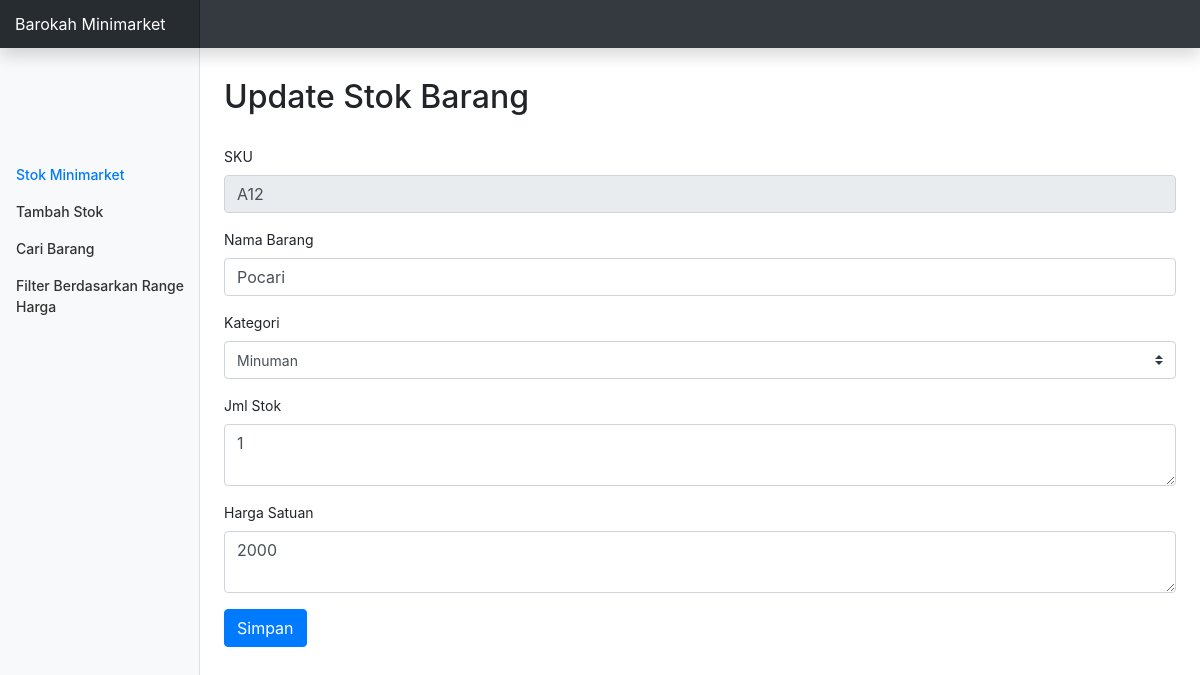
/update.php?SKU=A12, run on the app's committed database.
### tables this page shows
CREATE TABLE `minimarket` (
  `SKU` varchar(50) NOT NULL,
  `nama_barang` varchar(50) NOT NULL,
  `kategori` varchar(50) NOT NULL,
  `jumlah_stok` int(11) NOT NULL,
  `harga_satuan` varchar(20) NOT NULL
);

### conn.php (called while the page is built, shortened)
<?php
function connection() {
   $dbServer = 'localhost';
   $dbUser = 'root';
   $dbPass = '';
   $dbName = "minimarket";
   $conn = mysqli_connect($dbServer, $dbUser, $dbPass);
   mysqli_select_db($conn,$dbName);
   return $conn;
}

### update.php (the view, shortened to what this page needs)
<?php
  include ('conn.php');
  $result = '';
  if ($_SERVER['REQUEST_METHOD'] === 'GET') {
      if (isset($_GET['SKU'])) {
          $sku_upd = $_GET['SKU'];
          $query = "SELECT * FROM minimarket WHERE SKU = '$sku_upd'";
          $result = mysqli_query(connection(),$query);
      }
  }
?>
<!DOCTYPE html>
<html>
  <head>
    <link href="assets/css/bootstrap.min.css" rel="stylesheet">
    <link href="assets/css/dashboard.css" rel="stylesheet">
  </head>
  <body>
    <nav class="navbar navbar-dark fixed-top bg-dark flex-md-nowrap p-0 shadow">
      <a class="navbar-brand col-sm-3 col-md-2 mr-0" href="#">Barokah Minimarket</a>
    </nav>
    <div class="container-fluid">
      <div class="row">
        <nav class="col-md-2 d-none d-md-block bg-light sidebar">
          <div class="sidebar-sticky">
            <ul class="nav flex-column" style="margin-top:100px;">
              <li class="nav-item">
                <a class="nav-link active" href="<?php echo "index.php"; ?>">Stok Minimarket</a>
              </li>
              <li class="nav-item">
                <a class="nav-link" href="<?php echo "form.php"; ?>">Tambah Stok</a>
              </li>
              <li class="nav-item">
                <a class="nav-link" href="<?php echo "cari.php"; ?>">Cari Barang</a>
              </li>
              <li class="nav-item">
                <a class="nav-link " href="<?php echo "filter.php"; ?>">Filter Berdasarkan Range Harga</a>
              </li>
            </ul>
          </div>
        </nav>
        <main role="main" class="col-md-9 ml-sm-auto col-lg-10 px-4">
          <h2 style="margin: 30px 0 30px 0;">Update Stok Barang</h2>
          <form action="update.php" method="POST">
            <?php while($data = mysqli_fetch_array($result)): ?>
            <div class="form-group">
              <label>SKU</label>
              <input type="text" class="form-control" placeholder="SKU Barang" name="SKU" value="<?php echo $data['SKU'];  ?>" required="required" readonly>
            </div>
            <div class="form-group">
              <label>Nama Barang</label>
              <input type="text" class="form-control" placeholder="nama barang" name="nama_barang" value="<?php echo $data['nama_barang'];  ?>" required="required">
            </div>
            <div class="form-group">
              <label>Kategori</label>
              <select class="custom-select" name="kategori" required="required">
                <option value="Minuman" <?php echo $data['kategori']=='Minuman' ? "selected" : "" ?>>Minuman</option>
              </select>
            </div>
            <div class="form-group">
              <label>Jml Stok</label>
              <textarea class="form-control" name="jummlah_stok" required="required"><?php echo $data['jumlah_stok'];  ?></textarea>
            </div>
            <div class="form-group">
              <label>Harga Satuan</label>
              <textarea class="form-control" name="harga_satuan" required="required"><?php echo $data['harga_satuan'];  ?></textarea>
            </div>
            <?php endwhile; ?>
            <button type="submit" class="btn btn-primary">Simpan</button>
          </form>
        </main>
      </div>
    </div>
  </body>
</html>

### assets/css/dashboard.css (style rules this page uses)
body { font-size: .875rem; }
.sidebar { position: fixed; top: 0; bottom: 0; left: 0; z-index: 100; padding: 48px 0 0; box-shadow: inset -1px 0 0 rgba(0, 0, 0, .1); }
.sidebar-sticky { position: relative; top: 0; height: calc(100vh - 48px); padding-top: .5rem; overflow-x: hidden; overflow-y: auto; }
.sidebar .nav-link { font-weight: 500; color: #333; }
.sidebar .nav-link.active { color: #007bff; }
[role="main"] { padding-top: 48px; }
.navbar-brand { padding-top: .75rem; padding-bottom: .75rem; font-size: 1rem; background-color: rgba(0, 0, 0, .25); box-shadow: inset -1px 0 0 rgba(0, 0, 0, .25); }

### data on the page
minimarket: SKU "A12", nama_barang "Pocari", kategori "Minuman", jummlah_stok "1", harga_satuan "2000"
